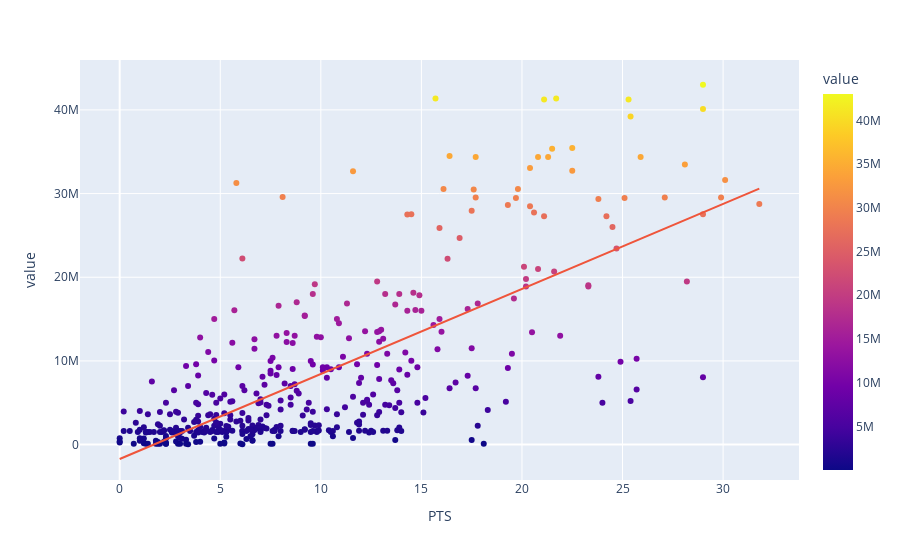

The code cell stored with this chart in its notebook:
### Code cell
figpts = px.scatter(dfgraf,x='PTS',y='value',color='value',trendline='ols')
figpts.show()

### Figure 1 — Plotly figure (JSON) as saved in the notebook; plotly's stock layout.template omitted (floating-point values rounded to 4 significant figures; data arrays with more than 128 entries replaced by an {"elided": "..."} marker saying what was removed)
{"data": [{"hovertemplate": "PTS=%{x}<br>value=%{marker.color}<extra></extra>", "legendgroup": "", "marker": {"color": {"elided": "523 int values"}, "coloraxis": "coloraxis", "symbol": "circle"}, "mode": "markers", "name": "", "orientation": "v", "showlegend": false, "type": "scatter", "x": {"elided": "523 float values"}, "xaxis": "x", "y": {"elided": "523 int values"}, "yaxis": "y"}, {"hovertemplate": "<b>OLS trendline</b><br>value = 1.01628e+06 * PTS + -1.72221e+06<br>R<sup>2</sup>=0.509341<br><br>PTS=%{x}<br>value=%{y} <b>(trend)</b><extra></extra>", "legendgroup": "", "marker": {"symbol": "circle"}, "mode": "lines", "name": "", "showlegend": false, "type": "scatter", "x": {"elided": "418 float values"}, "xaxis": "x", "y": {"elided": "418 float values"}, "yaxis": "y"}], "layout": {"coloraxis": {"colorbar": {"title": {"text": "value"}}, "colorscale": [[0, "#0d0887"], [0.1111, "#46039f"], [0.2222, "#7201a8"], [0.3333, "#9c179e"], [0.4444, "#bd3786"], [0.5556, "#d8576b"], [0.6667, "#ed7953"], [0.7778, "#fb9f3a"], [0.8889, "#fdca26"], [1, "#f0f921"]]}, "legend": {"tracegroupgap": 0}, "margin": {"t": 60}, "xaxis": {"anchor": "y", "domain": [0, 1], "title": {"text": "PTS"}}, "yaxis": {"anchor": "x", "domain": [0, 1], "title": {"text": "value"}}}}
